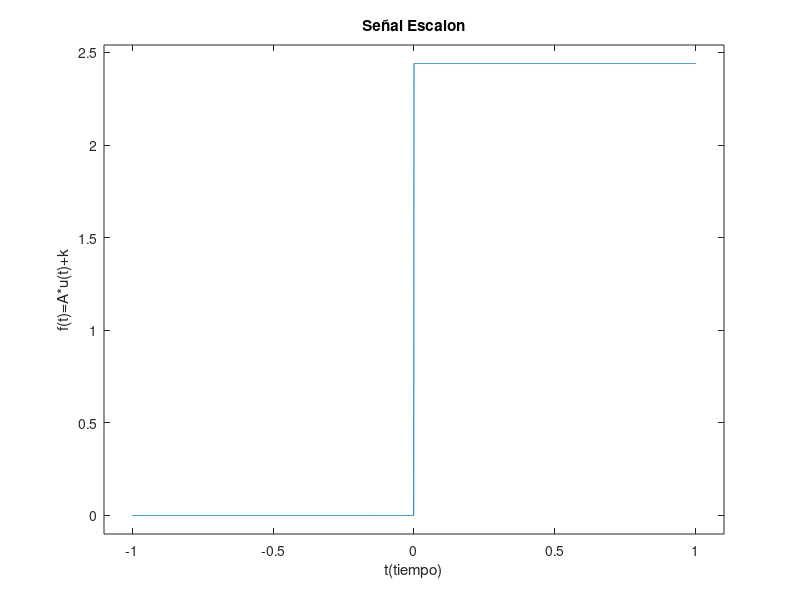

Source code (MATLAB):
% Señal escalon
% Tiempo continuo
clear;
clc;
% Datos de señal
alfa = 0;       % Desplazamiento en el tiempo
t1=-1:0.001:-0.001;
t2=0:0.001:1;
t=[t1 t2]-alfa;
aux1=size(t1,2);
ft1=zeros(1, aux1);
aux2=size(t2, 2);
ft2=ones(1,aux2);
A=2.44;                 % Escalamiento en amplitud
k=0;                       % Desplazamiento en amplitud
% Generar señal
ft=[ft1 ft2];               % Escalon unitario
fdet=A*ft+k;            % Escalon unitario con operacion de escalamiento
% Mostrar resultados
plot(t,fdet)
title("Señal Escalon")
xlabel('t(tiempo)')
ylabel('f(t)=A*u(t)+k')
axis([(-1.1-alfa) (1.1-alfa) (-0.1+k) (A+0.1+k)])
